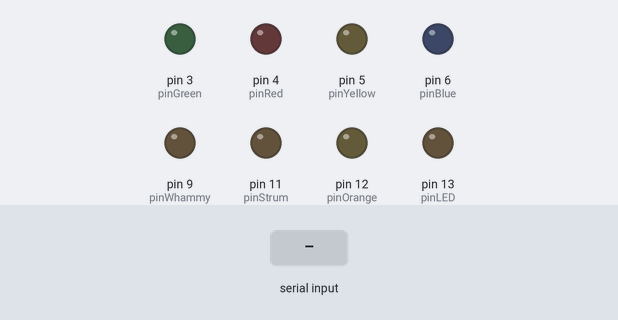
The sketch below on a simulated Arduino Uno, built with avr-gcc and run on an emulated ATmega328P. On the bench: output pins drawn as LEDs (lit = HIGH). The inputs (shaded band) are chosen by the test bench.

Above: at 1.2 s.
1.3 s: "1" received over Serial
At 2.0 s:
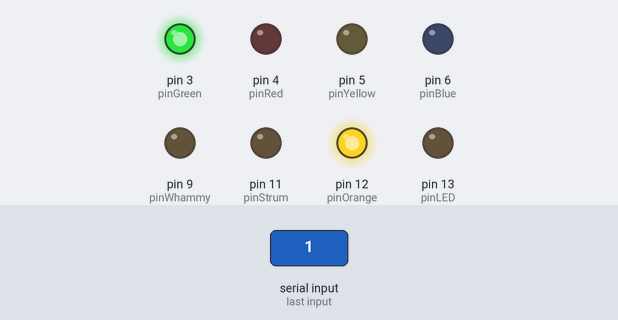
2.8 s: "0" received over Serial
At 3.1 s:
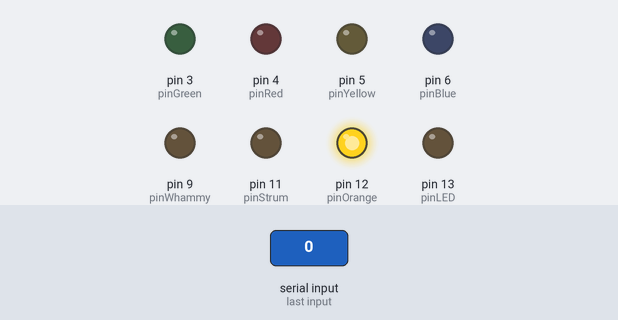
4.3 s: "2" received over Serial
At 5.5 s:
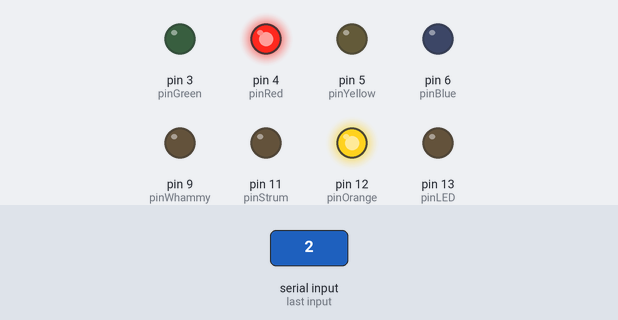
Timing chart, 0 to 7.3 s (numbered marks = the images above; inputs shaded):
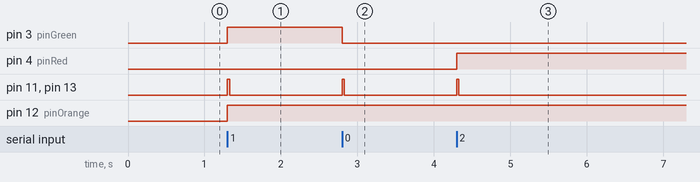

The sketch:

Arduino.pde
```cpp
// (licence header left out)
// Define the input bits and output pins for the various switches.
#define pinGreen      3
#define pinMaskGreen  0x01
#define pinRed        4
#define pinMaskRed    0x02
#define pinYellow     5
#define pinMaskYellow 0x04
#define pinBlue       6
#define pinMaskBlue   0x08
#define pinOrange     12
#define pinMaskOrange 0x10
#define pinStrum      11
#define pinMaskStrum  0x20
#define pinPower      10
#define pinMaskPower  0x40
#define pinWhammy     9
#define pinMaskWhammy 0x80
#define pinLED        13

// Momentary timer for the strum bar
bool fStrumOn = false;
unsigned long tStrumOff = 0;
#define dtStrum      30

void initPin(int pin)
{
  pinMode(pin, OUTPUT);
  digitalWrite(pin, LOW);
}

void setup()
{
  initPin(pinGreen);
  initPin(pinRed);
  initPin(pinYellow);
  initPin(pinBlue);
  initPin(pinOrange);
  initPin(pinStrum);
  initPin(pinPower);
  initPin(pinWhammy);
  initPin(pinLED);
  Serial.begin(57600);
  //Serial.println("Started");
}

void switchOnOff(byte bCommand, int pin, byte pinMask)
{
  if (bCommand & pinMask) {
    digitalWrite(pin, HIGH);
  } else {
    digitalWrite(pin, LOW);
  }
}

void loop()
{
  // Check if it's time to un-strum.
  if (fStrumOn && millis() >= tStrumOff) {
    fStrumOn = false;
    digitalWrite(pinStrum, LOW);
    digitalWrite(pinLED, LOW);
  }

  // Handle commands from the serial port.
  int bCommand;
  while (Serial.available() > 0) {
    bCommand = Serial.read();
    if (bCommand == 0) {
      // Turn all off.
      digitalWrite(pinGreen, LOW);
      digitalWrite(pinRed, LOW);
      digitalWrite(pinYellow, LOW);
      digitalWrite(pinBlue, LOW);
      digitalWrite(pinOrange, LOW);
      digitalWrite(pinStrum, LOW);
      digitalWrite(pinPower, LOW);
      digitalWrite(pinWhammy, LOW);
      digitalWrite(pinLED, LOW);
      fStrumOn = false;
    } else {
      // Turn various buttons on/off.
      // NOTE: Whammy bar is not yet supported.
      switchOnOff(bCommand, pinGreen, pinMaskGreen);
      switchOnOff(bCommand, pinRed, pinMaskRed);
      switchOnOff(bCommand, pinYellow, pinMaskYellow);
      switchOnOff(bCommand, pinBlue, pinMaskBlue);
      switchOnOff(bCommand, pinOrange, pinMaskOrange);
      switchOnOff(bCommand, pinPower, pinMaskPower);
      if (bCommand & pinMaskStrum) {
        // Strum - Turn the Strum switch on, and set a timeout to turn it off.
        if (fStrumOn) {
          // oops, strum switch is already on. Turn it off briefly, so we can strum again!
          digitalWrite(pinStrum, LOW);
          delay(1); // is that long enough to register a new strum?
        }
        fStrumOn = true;
        tStrumOff = millis() + dtStrum;
        digitalWrite(pinStrum, HIGH);
        digitalWrite(pinLED, HIGH);  // also provide a visual activity indicator
      }
    }
    //Serial.print("Received: ");
    //Serial.println(bCommand, HEX);
  }
}
```

Measured:
- after the input at 1.3 s, pin 3 (pinGreen), pin 12 (pinOrange): LOW → HIGH at once; pin 11 (pinStrum), pin 13 (pinLED): LOW → HIGH at once, → LOW 0.03 s later
- after the input at 2.8 s, pin 3 (pinGreen): HIGH → LOW at once; pin 11 (pinStrum), pin 13 (pinLED): LOW → HIGH at once, → LOW 0.03 s later
- after the input at 4.3 s, pin 4 (pinRed): LOW → HIGH at once; pin 11 (pinStrum), pin 13 (pinLED): LOW → HIGH at once, → LOW 0.03 s later
